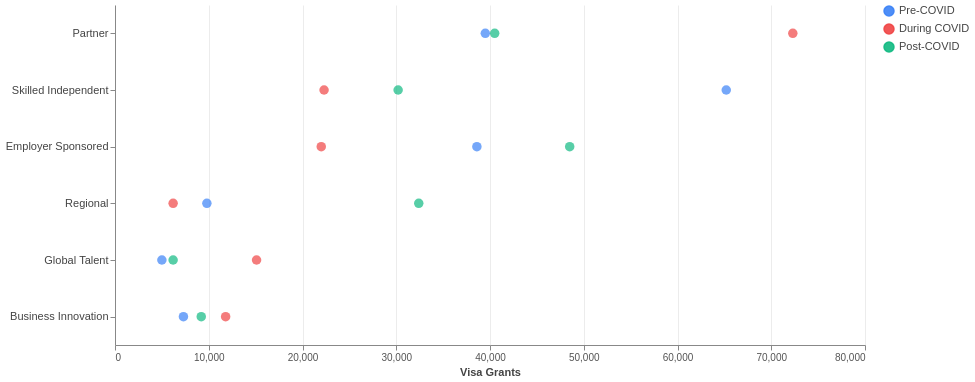

The specification (Vega-Lite) saved for this image:
### Vega-Lite specification from a JSON file in a GitHub repository (floating-point values rounded to 4 significant figures)
{"$schema": "https://vega.github.io/schema/vega-lite/v5.json", "width": 750, "height": 340, "background": "#ffffff", "data": {"values": [{"stream": "Skilled Independent", "period": "Pre-COVID", "value": 65200}, {"stream": "Skilled Independent", "period": "During COVID", "value": 22300}, {"stream": "Skilled Independent", "period": "Post-COVID", "value": 30200}, {"stream": "Employer Sponsored", "period": "Pre-COVID", "value": 38600}, {"stream": "Employer Sponsored", "period": "During COVID", "value": 22000}, {"stream": "Employer Sponsored", "period": "Post-COVID", "value": 48500}, {"stream": "Regional", "period": "Pre-COVID", "value": 9800}, {"stream": "Regional", "period": "During COVID", "value": 6200}, {"stream": "Regional", "period": "Post-COVID", "value": 32400}, {"stream": "Business Innovation", "period": "Pre-COVID", "value": 7300}, {"stream": "Business Innovation", "period": "During COVID", "value": 11800}, {"stream": "Business Innovation", "period": "Post-COVID", "value": 9200}, {"stream": "Global Talent", "period": "Pre-COVID", "value": 5000}, {"stream": "Global Talent", "period": "During COVID", "value": 15100}, {"stream": "Global Talent", "period": "Post-COVID", "value": 6200}, {"stream": "Partner", "period": "Pre-COVID", "value": 39500}, {"stream": "Partner", "period": "During COVID", "value": 72300}, {"stream": "Partner", "period": "Post-COVID", "value": 40500}]}, "layer": [{"mark": {"type": "line", "strokeWidth": 2.5, "opacity": 0.9}, "encoding": {"y": {"field": "stream", "type": "nominal", "sort": ["Partner", "Skilled Independent", "Employer Sponsored", "Regional", "Global Talent", "Business Innovation"], "axis": {"title": null, "labelFontSize": 11, "labelColor": "#444"}}, "x": {"field": "value", "type": "quantitative", "axis": {"title": "Visa Grants", "grid": true, "gridColor": "#ececec", "labelColor": "#555", "titleColor": "#444", "tickCount": 6}}, "detail": {"field": "stream"}, "color": {"field": "period", "type": "nominal", "scale": {"domain": ["Pre-COVID", "During COVID", "Post-COVID"], "range": ["#3b82f6", "#ef4444", "#10b981"]}, "legend": {"title": null, "orient": "right", "labelFontSize": 11, "labelColor": "#444", "symbolType": "circle"}}}}, {"mark": {"type": "point", "filled": true, "size": 90}, "encoding": {"y": {"field": "stream", "type": "nominal", "sort": ["Partner", "Skilled Independent", "Employer Sponsored", "Regional", "Global Talent", "Business Innovation"]}, "x": {"field": "value", "type": "quantitative"}, "color": {"field": "period", "type": "nominal", "scale": {"domain": ["Pre-COVID", "During COVID", "Post-COVID"], "range": ["#3b82f6", "#ef4444", "#10b981"]}}, "tooltip": [{"field": "stream", "title": "Visa Stream"}, {"field": "period", "title": "Period"}, {"field": "value", "title": "Visa Grants", "format": ","}]}}], "config": {"view": {"stroke": null}}}
